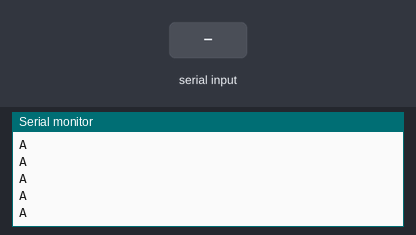
A sketch run on a simulated Arduino Uno, built with avr-gcc and run on an emulated ATmega328P. Shown: the last lines printed to the serial monitor. The inputs (shaded band) are chosen by the test bench. No radio packets arrive unless stated.

Above: at 0.8 s.
0.9 s: "1" received over Serial
At 2.1 s:
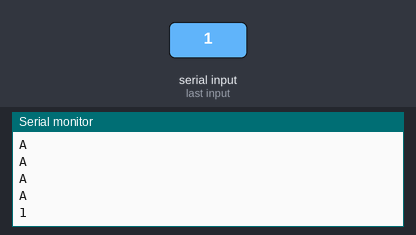
2.4 s: "0" received over Serial
At 3.0 s:
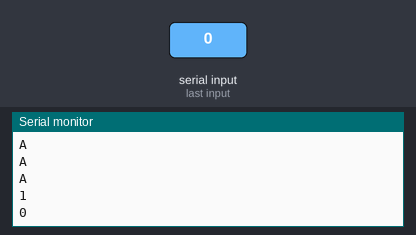

The sketch:

Arduino_Wireless_Testing.ino
```cpp
#include <Servo.h>
#include <SPI.h>
#include "RF24.h"

/*
  -Scripps Ranch High School Robotics Team-
  Quadcopter Wireless Sending
  By Michael Yee
  Last Update : 5/4/2015

  Goes hand-in-hand with Quadcopter_Controller_RegisterGit
  Version XX
*/

Servo s, t, u, v;
bool on = true;
int val = 0; // Data received from the serial port
int lastMotorInZ = 0, lastMotorInXL = 0, lastMotorInXR = 0,
    lastMotorInYB = 0, lastMotorInYF = 0;
int lenIn = 0;
String x = "", y = "", z = "";
int xIndex = 0, yIndex = 0, zIndex = 0, nLoopXIndex;
String nextLoop = "";
int decDir = 180; // for x - y changing position
bool motorIn = true;
byte send;
byte addresses[][6] = {"1Node", "2Node"};
const uint64_t pipe = uint64_t(addresses);
int msg[1];
String hold;

// EDIT WHICH PINS THE RADIO WILL BE ON
RF24 radio (9, 10);

void setup() {

  radio.begin();

  //initialize serial communications at a 9600 baud rate
  //Serial.begin(115200); // open the serial port at 9600 bps
  //Serial.begin(921600);
  Serial.begin(4000000);
  establishContact();
  // send a byte to establish contact until receiver responds
  Serial.setTimeout(1);

  radio.openWritingPipe(pipe);
  radio.openReadingPipe(1, pipe);

  //radio.openWritingPipe(addresses[0]);
  //radio.openReadingPipe(1,addresses[1]);

  /*
    pinMode(9, OUTPUT); // sets Pin 9 to Output [?]
    pinMode(10, OUTPUT); // sets Pin 10 to Output [?]
    pinMode(11, OUTPUT); // sets Pin 11 to Output [?]
    pinMode(12, OUTPUT); // sets Pin 12 to Output [?]

    s.attach(9); // attaches Servo S to PIN 9
    t.attach(10); // attaches Servo T to PIN 10
    u.attach(11); // attaches Servo U to PIN 11
    v.attach(12); // attaches Servo V to PIN 12

    s.write(0); // set Servo S to speed 0
    t.write(0); // set Servo T to speed 0
    u.write(0); // set Servo U to speed 0
    v.write(0); // set Servo V to speed 0
  */


}

void loop()
{
  int signalInX = 0, signalInY = 0, signalInZ = 0;
  int motorInXL = 0, motorInXR = 0,
      motorInYF = 0, motorInYB = 0, motorInZ = 0;
  int motorInX = 0, motorInY = 0;


 //if (Serial.available() > 0)
  { // If data is available to read,

    //Serial.println("HOLD: ");
    //Serial.println(hold);


    //hold = "X123Y123Z123";
    hold = Serial.readString(); // read it and store it in val
    //Serial.println("HOLD" + hold);

    int indexOfC = hold.indexOf("C");
    hold = hold.substring(0, indexOfC);
    //hold = Serial.readString();
    String theMessage = hold;
    //Serial.println(theMessage);


    for (int i = 0; i < hold.length(); i ++)
    {
      char charToSend[1];
      charToSend[0] = theMessage.charAt(i);
      Serial.println(charToSend[0]); // do not comment out, seems to be needed?
      radio.write(charToSend, 15);
    }

    msg[0] = 'C';  // sends a terminating string value
    radio.write(msg, 1);
  }

  // begin reading -- test
  /*
    radio.openReadingPipe(1, pipe);
    radio.startListening();

    int messageRead[15];
    radio.read(messageRead, 15);

    String message = "";
    for (int i = 0; i < 15; i++)
    {
      message += "" + messageRead[i];
    }

    radio.stopListening();
  */
  // end reading

  //radio.powerDown();
  //delay(1);
  //radio.powerUp();
  /*
    Serial.println("RECEIEVED: ");
    Serial.print("" + message);
  */
}


void establishContact() {
  while (Serial.available() <= 0) {
    Serial.println("A");   // send a capital A
    delay(25);
  }
}
```

Measured:
- after the input at 0.9 s, the serial monitor: prints a new line at once (image 1)
- after the input at 2.4 s, the serial monitor: prints a new line at once (image 2)
